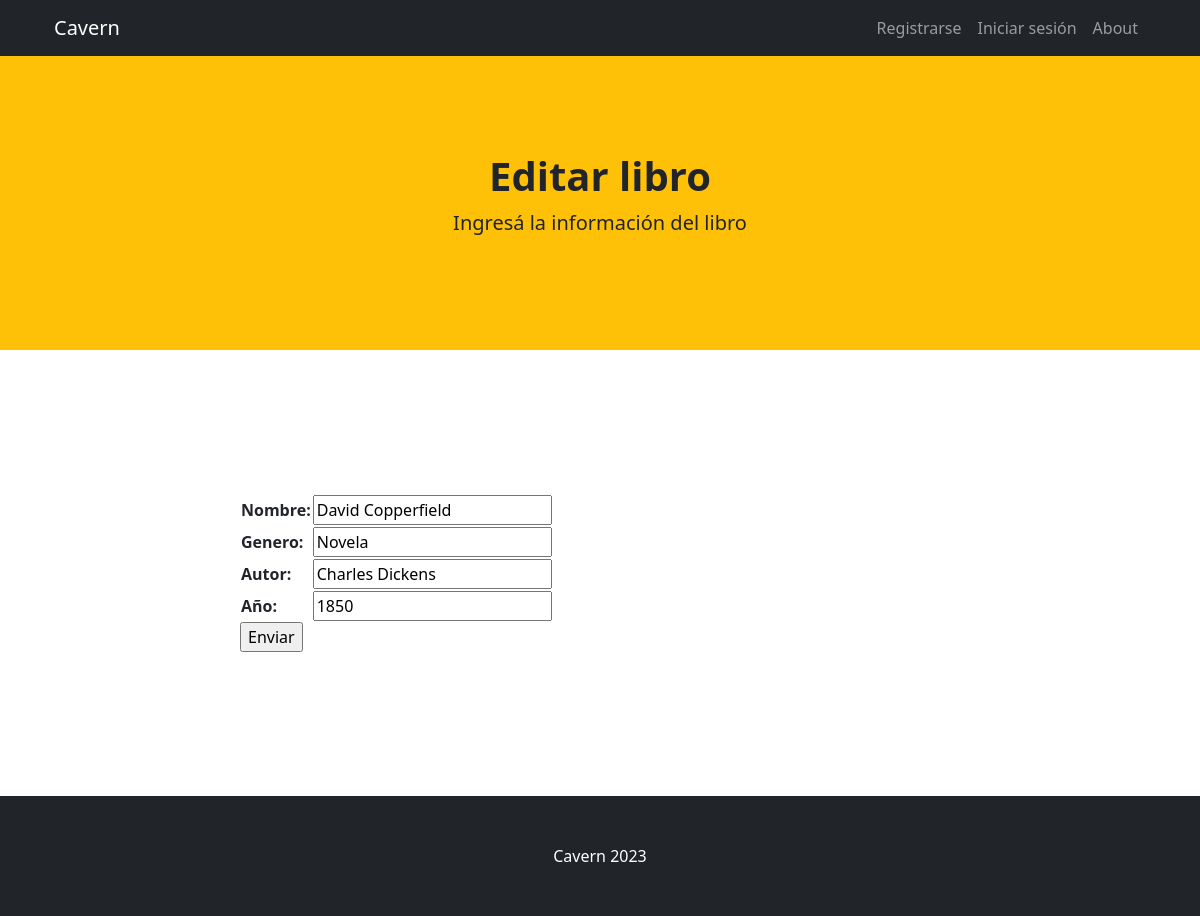
The app's page /SPL/editarlibro/David Copperfield with its own data.
### SPL/models.py (models this page shows)
class Libro(models.Model):
    nombre = models.CharField(max_length=50)
    genero = models.CharField(max_length=40)
    autor = models.CharField(max_length =50)
    año = models.IntegerField()
    sinopsis = models.TextField(default=0)

### SPL/views.py (the view)
# urls.py: path('editarlibro/<libro_nombre>', editar_libro, name="editar libro"),
def editar_libro(request, libro_nombre):
    libro_elegido = Libro.objects.get(nombre=libro_nombre)
    if request.method == "POST":
        formulario = LibroFormulario(request.POST)
        print(formulario)
        if formulario.is_valid():
            info = formulario.cleaned_data
            libro_elegido.nombre = info["nombre"]
            libro_elegido.genero = info["genero"]
            libro_elegido.autor = info["autor"]
            libro_elegido.año = info["año"]
            libro_elegido.save()
            return render(request, 'SPL/inicio.html')
    else:
        miFormulario = LibroFormulario(initial={"nombre": libro_elegido.nombre,
                                               "genero": libro_elegido.genero,
                                               "autor": libro_elegido.autor,
                                               "año": libro_elegido.año})
    return render(request, "SPL/editarlibro.html", {"form3": miFormulario})

### SPL/forms.py
class LibroFormulario(forms.Form):
    nombre = forms.CharField()
    genero = forms.CharField()
    autor = forms.CharField()
    año = forms.IntegerField()

### SPL/templates/SPL/editarlibro.html
{% extends 'SPL/padre.html' %}
{% load static %}
{% block titulo %}
    <h1 class="fw-bolder">Editar libro</h1>
    <p class="lead">Ingresá la información del libro</p>
{% endblock %}
{% block sobreLaPagina %}
    <form action="" method="POST">{% csrf_token %}
     <table>
        {{form3.as_table}}
     </table>
     <input type="submit" value="Enviar">
    </form>
{% endblock %}

### records on screen
Libro: nombre "David Copperfield", genero "Novela", autor "Charles Dickens", año "1850"
